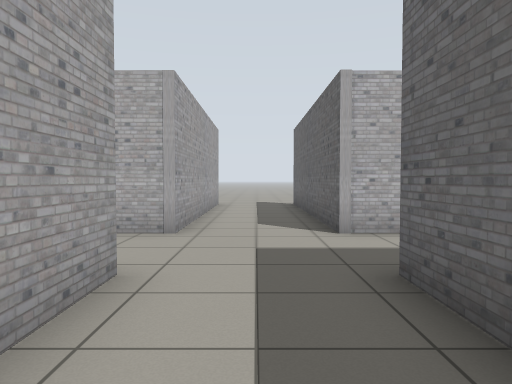
View 1 (above)

13 first-person views from a walk through a robot-simulator world made for Gazebo. The camera is 0.94 m above the floor, tilts 2° down and sees 70° across. The floor is counted in squares, 1 m on a side. Each view is taken from the middle of a square. On the plan, view 1 faces up. The plan holds only what a view shows up to about 13 squares ahead; the rest is blank.

View 2
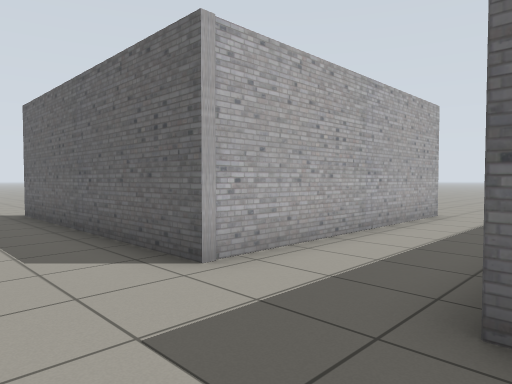

View 3
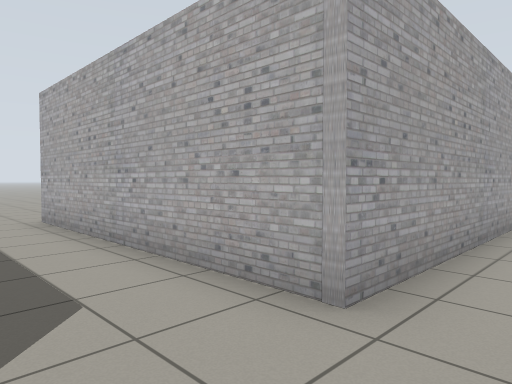

View 4
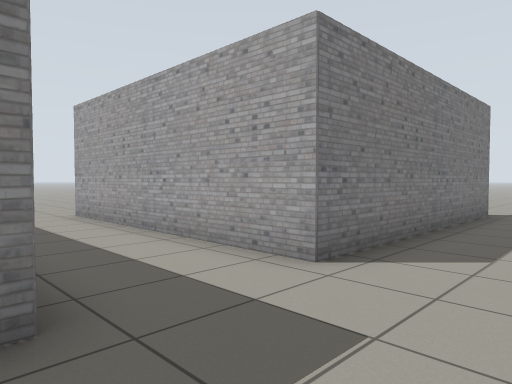

View 5
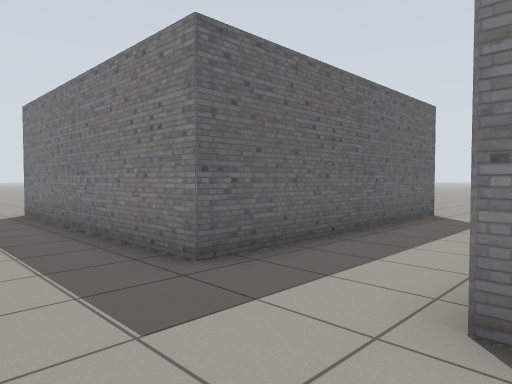

View 6
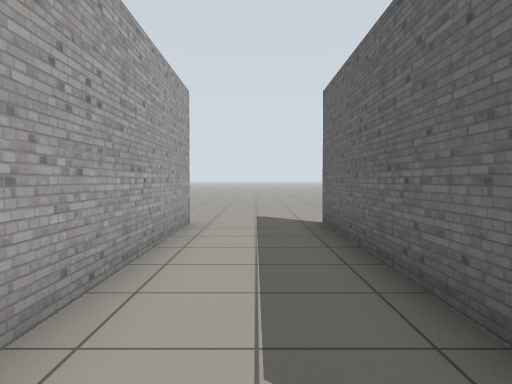

View 7
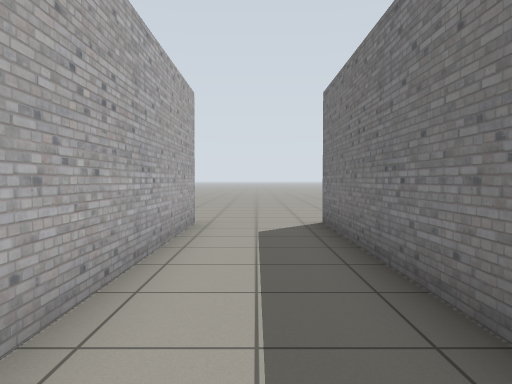

View 8
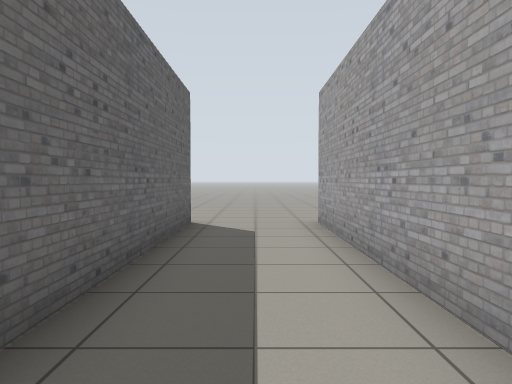

View 9
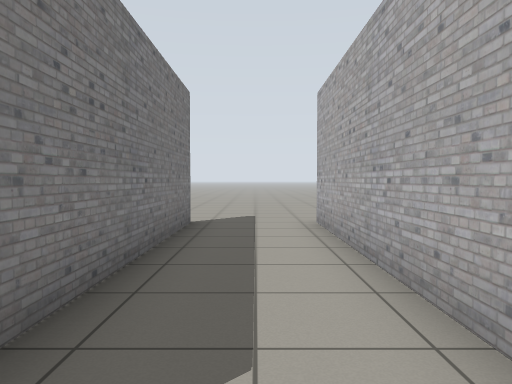

View 10
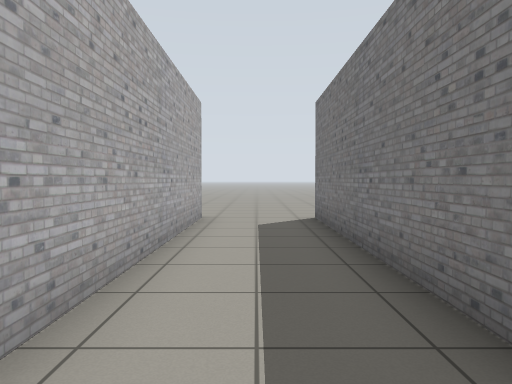

View 11
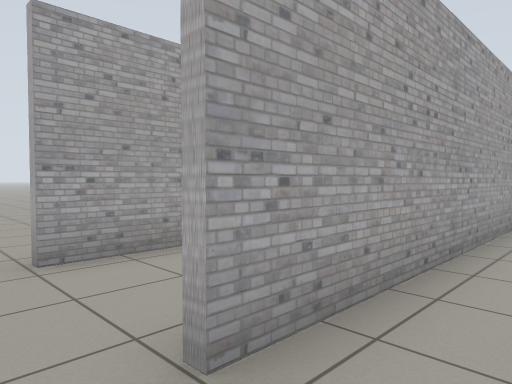

View 12
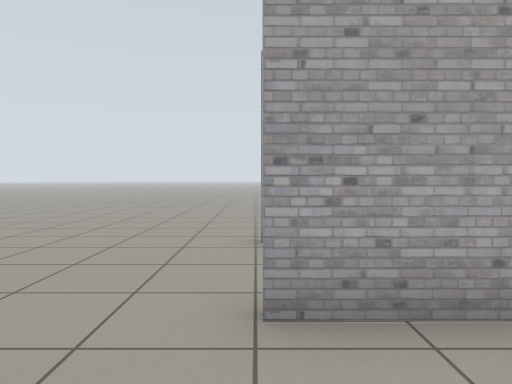

View 13
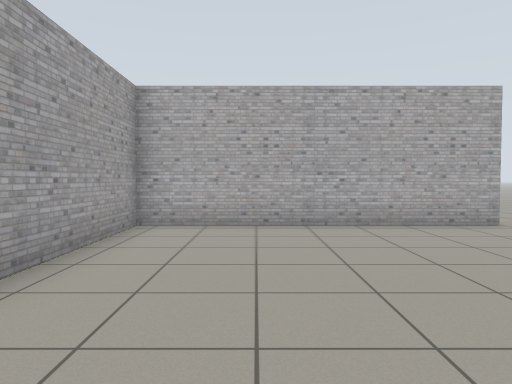

### Floor plan
Points are (right, up) in squares from view 1. A wall is a line through its corners. A room is listed if a view was taken in it or the views show most of it. See-through windows are left out.
Room 1 (views 1, 2, 3, 4, 5, 6, 7, 8, 9, 10)
walls: (-1.4, 13.8) (-1.4, 6.3) (-9, 6.3); (9, 6.3) (1.4, 6.3) (1.4, 13.8); (-9, 3.6) (-1.4, 3.6) (-1.4, -4); (1.4, -4) (1.4, 3.6) (9, 3.6)
ways out: opening at (1.5, -4.5) to room 2; opening at (10, 4) to room 2; opening at (-10, 4); opening at (-10, 7); opening at (-1.5, -4.5); opening at (1, 14.5); opening at (10, 7)
Room 2 (views 11, 12, 13)
walls: (9, 3.4) (1.6, 3.4) (1.6, -4)
ways out: opening at (1.5, -4.5) to room 1; opening at (10, 4) to room 1

Where each view was taken, in squares from view 1:
view 1: 0 up, 0 right, facing up
view 2: 3 up, 1 left, facing up-right
view 3: 4 up, 0 right, facing up-left
view 4: 6 up, 2 right, facing down-left
view 5: 6 up, 2 left, facing down-right
view 6: 6 up, 0 right, facing up
view 7: 5 up, 1 right, facing right
view 8: 4 up, 0 right, facing down
view 9: 5 up, 1 left, facing left
view 10: 5 up, 0 right, facing right
view 11: 5 down, 3 right, facing up-left
view 12: 4 down, 4 right, facing left
view 13: 4 down, 4 right, facing up
